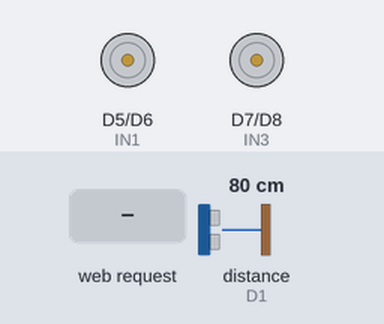
The sketch below on a simulated ESP8266 (NodeMCU). On the bench: motor-driver pin pairs drawn as motors (green arrow = first pin HIGH = forward, orange = second pin HIGH = backward, longer = more drive, scaled by the enable pin). The test bench sets the inputs (shaded band); at power-on: distance to the obstacle (sensor on D1) 80 cm. The echo pulse lasts 58.3 µs per cm; WiFi joins after 1.5 s; servers stay silent unless stated; what the sketch prints to the serial monitor is not drawn.

Above: at 2.7 s.
2.8 s: HTTP request GET /move?direction=forward received
At 4.0 s:
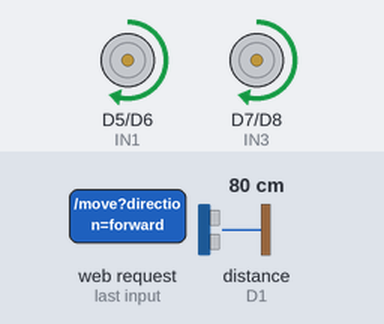
4.3 s: HTTP request GET /move?direction=backward received
At 5.1 s:
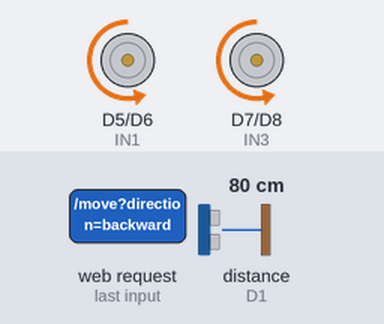
5.8 s: HTTP request GET /move?direction=left received
At 6.3 s:
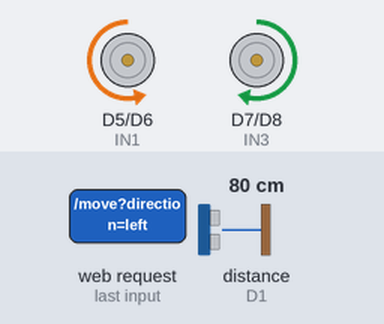
7.3 s: HTTP request GET /move?direction=right received
At 8.6 s:
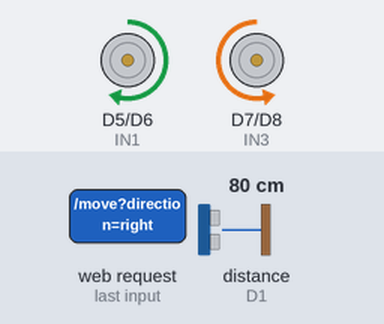
Timing chart, 0 to 9.8 s (numbered marks = the images above; inputs shaded):
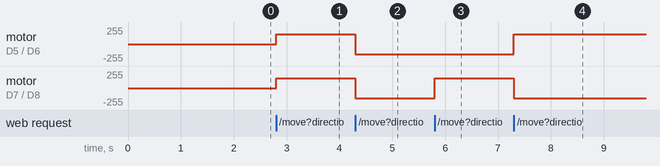

Measured:
- after the input at 2.8 s, motor on D5 (IN1) / D6 (IN2), motor on D7 (IN3) / D8 (IN4): stopped → forward 150/255 at once
- after the input at 4.3 s, motor on D5 (IN1) / D6 (IN2), motor on D7 (IN3) / D8 (IN4): forward 150/255 → backward 150/255 at once
- after the input at 5.8 s, motor on D7 (IN3) / D8 (IN4): backward 150/255 → forward 150/255 at once
- after the input at 7.3 s, motor on D5 (IN1) / D6 (IN2): backward 150/255 → forward 150/255 at once; motor on D7 (IN3) / D8 (IN4): forward 150/255 → backward 150/255 at once

The sketch:

arduni.ino
```cpp
#include <ESP8266WiFi.h>
#include <ESP8266WebServer.h>

#define IR_SENSOR D2   // IR Sensor for Eye Blink Detection

#define EN1 D3   // Speed Control for Left Motor
#define EN2 D4   // Speed Control for Right Motor

#define IN1 D5   // Motor A
#define IN2 D6
#define IN3 D7   // Motor B
#define IN4 D8

#define TRIG D0  // Ultrasonic Trigger
#define ECHO D1  // Ultrasonic Echo

ESP8266WebServer server(80);

int blinkCount = 0;
unsigned long lastBlinkTime = 0;
const int blinkThreshold = 500;  // Time limit to count multiple blinks (ms)
const int longBlinkThreshold = 1000;  // Time for emergency stop (1 sec)
int motorSpeed = 150;  // Speed (0-255)
String carStatus = "Stopped";

bool webControlActive = false;  // False = blind-based control, True = web control

const char* ssid = "project1234";
const char* password = "project1234";

void setup() {
  Serial.begin(115200);
  pinMode(IR_SENSOR, INPUT);

  pinMode(EN1, OUTPUT);
  pinMode(EN2, OUTPUT);
  pinMode(IN1, OUTPUT);
  pinMode(IN2, OUTPUT);
  pinMode(IN3, OUTPUT);
  pinMode(IN4, OUTPUT);

  pinMode(TRIG, OUTPUT);
  pinMode(ECHO, INPUT);

  stopMotors();
  WiFi.begin(ssid, password);
  Serial.print("Connecting to WiFi");

  while (WiFi.status() != WL_CONNECTED) {
    delay(500);
    Serial.print(".");
  }

  Serial.println("\nConnected to WiFi. IP: " + WiFi.localIP().toString());

  // Web Server Routes
  server.on("/", handleRoot);
  server.on("/move", handleMove);
  server.on("/set_mode", handleSetMode);

  server.begin();
}

void loop() {
  server.handleClient();  // Handle web requests
}

void handleRoot() {
  String html = "<html><head><title>Car Control</title></head><body>";
  html += "<h1>Car Control Panel</h1>";
  html += "<p>Status: " + carStatus + "</p>";
  html += "<button onclick=\"fetch('/move?direction=forward')\">Forward</button> ";
  html += "<button onclick=\"fetch('/move?direction=left')\">Left</button> ";
  html += "<button onclick=\"fetch('/move?direction=right')\">Right</button> ";
  html += "<button onclick=\"fetch('/move?direction=backward')\">Backward</button> ";
  html += "<button onclick=\"fetch('/move?direction=stop')\">Stop</button> ";
  html += "<button onclick=\"fetch('/set_mode?mode='+(mode=mode==='1'?'0':'1'))\">Toggle Mode</button> ";
  html += "<script>function fetch(url){ var xhttp=new XMLHttpRequest();xhttp.open('GET', url, true);xhttp.send();}</script>";
  html += "</body></html>";

  server.send(200, "text/html", html);
}

void handleMove() {
  if (!server.hasArg("direction")) {
    server.send(400, "text/plain", "Missing Direction");
    return;
  }
  String direction = server.arg("direction");

  if (direction == "forward") moveForward();
  else if (direction == "backward") moveBackward();
  else if (direction == "left") turnLeft();
  else if (direction == "right") turnRight();
  else if (direction == "stop") emergencyStop();
  else {
    server.send(400, "text/plain", "Invalid Direction");
    return;
  }

  server.send(200, "text/plain", "Command Executed");
}

void handleSetMode() {
  if (!server.hasArg("mode")) {
    server.send(400, "text/plain", "Missing Mode");
    return;
  }
  String mode = server.arg("mode");

  if (mode == "0") webControlActive = false;
  else if (mode == "1") webControlActive = true;
  else {
    server.send(400, "text/plain", "Invalid Mode");
    return;
  }

  server.send(200, "text/plain", "Mode Set");
}

void moveForward() {
  if (detectObstacle()) return;
  carStatus = "Moving Forward";
  analogWrite(EN1, motorSpeed);
  analogWrite(EN2, motorSpeed);
  digitalWrite(IN1, HIGH);
  digitalWrite(IN2, LOW);
  digitalWrite(IN3, HIGH);
  digitalWrite(IN4, LOW);
}

void moveBackward() {
  carStatus = "Moving Backward";
  analogWrite(EN1, motorSpeed);
  analogWrite(EN2, motorSpeed);
  digitalWrite(IN1, LOW);
  digitalWrite(IN2, HIGH);
  digitalWrite(IN3, LOW);
  digitalWrite(IN4, HIGH);
}

void turnLeft() {
  carStatus = "Turning Left";
  analogWrite(EN1, motorSpeed);
  analogWrite(EN2, motorSpeed);
  digitalWrite(IN1, LOW);
  digitalWrite(IN2, HIGH);
  digitalWrite(IN3, HIGH);
  digitalWrite(IN4, LOW);
}

void turnRight() {
  carStatus = "Turning Right";
  analogWrite(EN1, motorSpeed);
  analogWrite(EN2, motorSpeed);
  digitalWrite(IN1, HIGH);
  digitalWrite(IN2, LOW);
  digitalWrite(IN3, LOW);
  digitalWrite(IN4, HIGH);
}

void emergencyStop() {
  carStatus = "EMERGENCY STOP";
  stopMotors();
  Serial.println("EMERGENCY STOP ACTIVATED!");
}

void stopMotors() {
  analogWrite(EN1, 0);
  analogWrite(EN2, 0);
  digitalWrite(IN1, LOW);
  digitalWrite(IN2, LOW);
  digitalWrite(IN3, LOW);
  digitalWrite(IN4, LOW);
}

bool detectObstacle() {
  digitalWrite(TRIG, LOW);
  delayMicroseconds(2);
  digitalWrite(TRIG, HIGH);
  delayMicroseconds(10);
  digitalWrite(TRIG, LOW);

  long duration = pulseIn(ECHO, HIGH);
  int distance = duration * 0.034 / 2;

  if (distance > 0 && distance <= 30) {
    Serial.println("Obstacle Detected! Stopping...");
    emergencyStop();
    return true;
  }
  return false;
}
```
